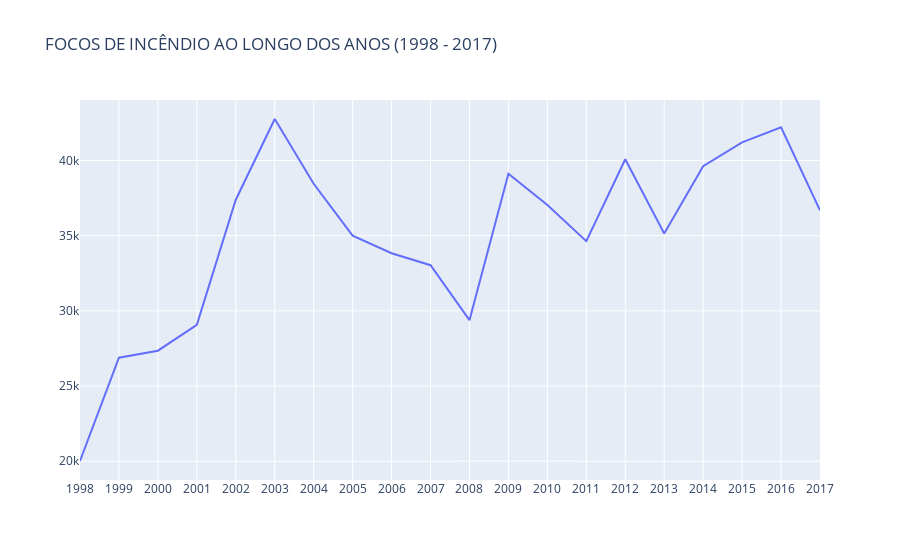

Here is the notebook cell this chart was saved with:
### Markdown cell above
### 1. Em quais anos ocorreram mais incêndios?

### Code cell
df1 = df[['year', 'number']].groupby('year').sum().reset_index()

fig = px.line(df1, x=df1['year'], y=df1['number'],
              title='FOCOS DE INCÊNDIO AO LONGO DOS ANOS (1998 - 2017)',
              labels={
                 "number": " ",
                 "year": " "
                 })

fig.show()
df[['year', 'number']].groupby('year').sum().sort_values('number', ascending=False).reset_index().head()

### Figure 1 — Plotly figure (JSON) as saved in the notebook; plotly's stock layout.template omitted (floating-point values rounded to 4 significant figures)
{"data": [{"hovertemplate": " =%{y}<extra></extra>", "legendgroup": "", "line": {"color": "#636efa", "dash": "solid"}, "marker": {"symbol": "circle"}, "mode": "lines", "name": "", "orientation": "v", "showlegend": false, "type": "scatter", "x": ["1998", "1999", "2000", "2001", "2002", "2003", "2004", "2005", "2006", "2007", "2008", "2009", "2010", "2011", "2012", "2013", "2014", "2015", "2016", "2017"], "xaxis": "x", "y": [20010.0, 26880.0, 27350.0, 29070.0, 37390.0, 42760.0, 38450.0, 35000.0, 33830.0, 33040.0, 29380.0, 39120.0, 37040.0, 34630.0, 40080.0, 35150.0, 39620.0, 41210.0, 42210.0, 36690.0], "yaxis": "y"}], "layout": {"legend": {"tracegroupgap": 0}, "title": {"text": "FOCOS DE INCÊNDIO AO LONGO DOS ANOS (1998 - 2017)"}, "xaxis": {"anchor": "y", "domain": [0, 1], "title": {"text": " "}}, "yaxis": {"anchor": "x", "domain": [0, 1], "title": {"text": " "}}}}
